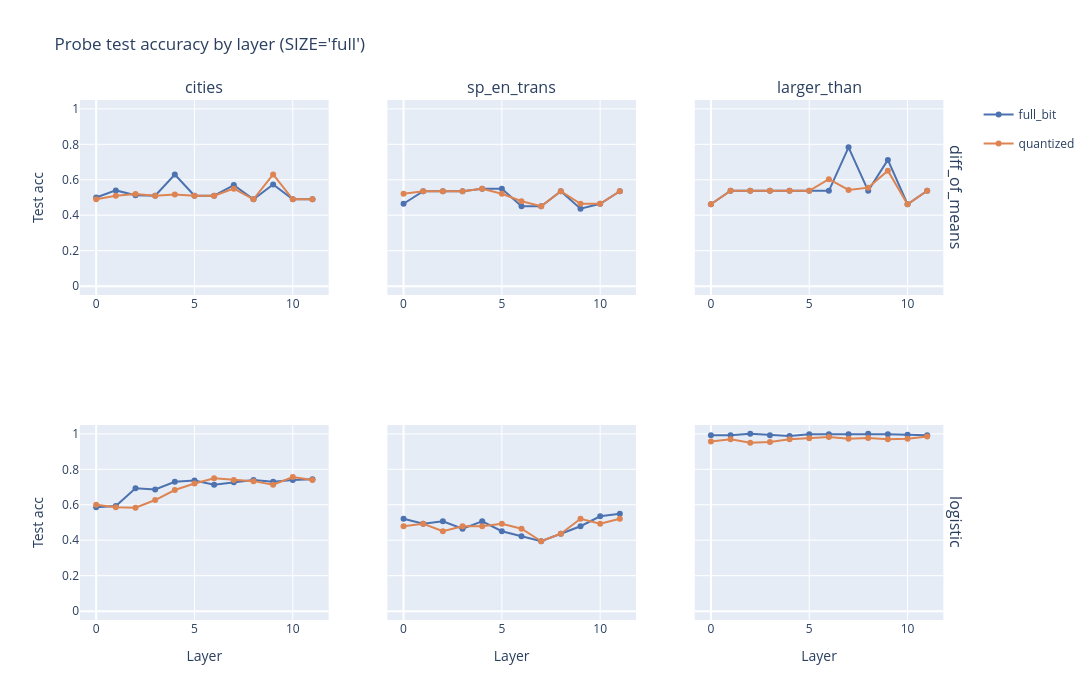

Notebook source saved alongside this figure:
### Markdown cell above
## Layer sweep: test accuracy by layer, model variant, probe type

Grid of `probe_type` (rows) x `dataset` (columns); each panel plots test accuracy against
layer for both model variants.

### Code cell
variant_colors = {"full_bit": "#4c72b0", "quantized": "#dd8452"}

fig = make_subplots(
    rows=len(probe_types),
    cols=len(DATASET_NAMES),
    subplot_titles=[f"{d}" for d in DATASET_NAMES] * 1,
    row_titles=probe_types,
    shared_yaxes=True,
)

for row, probe_type in enumerate(probe_types, start=1):
    for col, dataset_name in enumerate(DATASET_NAMES, start=1):
        for variant_name in variant_names:
            sub = results[
                (results["probe_type"] == probe_type)
                & (results["dataset"] == dataset_name)
                & (results["model_variant"] == variant_name)
            ].sort_values("layer")
            fig.add_trace(
                go.Scatter(
                    x=sub["layer"],
                    y=sub["test_acc"],
                    mode="lines+markers",
                    name=variant_name,
                    legendgroup=variant_name,
                    showlegend=(row == 1 and col == 1),
                    line=dict(color=variant_colors[variant_name]),
                ),
                row=row,
                col=col,
            )
        fig.update_xaxes(title_text="Layer" if row == len(probe_types) else "", row=row, col=col)
        fig.update_yaxes(title_text="Test acc" if col == 1 else "", range=[-0.05, 1.05], row=row, col=col)

fig.update_layout(
    title=f"Probe test accuracy by layer (SIZE={SIZE!r})",
    height=350 * len(probe_types),
    width=350 * len(DATASET_NAMES) + 100,
)
fig.show()

### Figure 1 — Plotly figure (JSON) as saved in the notebook; plotly's stock layout.template omitted (floating-point values rounded to 4 significant figures)
{"data": [{"legendgroup": "full_bit", "line": {"color": "#4c72b0"}, "mode": "lines+markers", "name": "full_bit", "showlegend": true, "type": "scatter", "x": [0, 1, 2, 3, 4, 5, 6, 7, 8, 9, 10, 11], "xaxis": "x", "y": [0.5, 0.54, 0.5133, 0.51, 0.63, 0.51, 0.51, 0.57, 0.49, 0.5733, 0.49, 0.49], "yaxis": "y"}, {"legendgroup": "quantized", "line": {"color": "#dd8452"}, "mode": "lines+markers", "name": "quantized", "showlegend": true, "type": "scatter", "x": [0, 1, 2, 3, 4, 5, 6, 7, 8, 9, 10, 11], "xaxis": "x", "y": [0.49, 0.51, 0.52, 0.51, 0.5167, 0.51, 0.51, 0.55, 0.49, 0.63, 0.49, 0.49], "yaxis": "y"}, {"legendgroup": "full_bit", "line": {"color": "#4c72b0"}, "mode": "lines+markers", "name": "full_bit", "showlegend": false, "type": "scatter", "x": [0, 1, 2, 3, 4, 5, 6, 7, 8, 9, 10, 11], "xaxis": "x2", "y": [0.4648, 0.5352, 0.5352, 0.5352, 0.5493, 0.5493, 0.4507, 0.4507, 0.5352, 0.4366, 0.4648, 0.5352], "yaxis": "y2"}, {"legendgroup": "quantized", "line": {"color": "#dd8452"}, "mode": "lines+markers", "name": "quantized", "showlegend": false, "type": "scatter", "x": [0, 1, 2, 3, 4, 5, 6, 7, 8, 9, 10, 11], "xaxis": "x2", "y": [0.5211, 0.5352, 0.5352, 0.5352, 0.5493, 0.5211, 0.4789, 0.4507, 0.5352, 0.4648, 0.4648, 0.5352], "yaxis": "y2"}, {"legendgroup": "full_bit", "line": {"color": "#4c72b0"}, "mode": "lines+markers", "name": "full_bit", "showlegend": false, "type": "scatter", "x": [0, 1, 2, 3, 4, 5, 6, 7, 8, 9, 10, 11], "xaxis": "x3", "y": [0.4621, 0.5379, 0.5379, 0.5379, 0.5379, 0.5379, 0.5379, 0.7828, 0.5379, 0.7121, 0.4621, 0.5379], "yaxis": "y3"}, {"legendgroup": "quantized", "line": {"color": "#dd8452"}, "mode": "lines+markers", "name": "quantized", "showlegend": false, "type": "scatter", "x": [0, 1, 2, 3, 4, 5, 6, 7, 8, 9, 10, 11], "xaxis": "x3", "y": [0.4621, 0.5379, 0.5379, 0.5379, 0.5379, 0.5379, 0.6035, 0.5429, 0.5556, 0.6515, 0.4621, 0.5379], "yaxis": "y3"}, {"legendgroup": "full_bit", "line": {"color": "#4c72b0"}, "mode": "lines+markers", "name": "full_bit", "showlegend": false, "type": "scatter", "x": [0, 1, 2, 3, 4, 5, 6, 7, 8, 9, 10, 11], "xaxis": "x4", "y": [0.5867, 0.5933, 0.6933, 0.6867, 0.73, 0.7367, 0.7133, 0.7267, 0.74, 0.73, 0.74, 0.7433], "yaxis": "y4"}, {"legendgroup": "quantized", "line": {"color": "#dd8452"}, "mode": "lines+markers", "name": "quantized", "showlegend": false, "type": "scatter", "x": [0, 1, 2, 3, 4, 5, 6, 7, 8, 9, 10, 11], "xaxis": "x4", "y": [0.6, 0.5867, 0.5833, 0.6267, 0.6833, 0.72, 0.75, 0.74, 0.7333, 0.7133, 0.7567, 0.74], "yaxis": "y4"}, {"legendgroup": "full_bit", "line": {"color": "#4c72b0"}, "mode": "lines+markers", "name": "full_bit", "showlegend": false, "type": "scatter", "x": [0, 1, 2, 3, 4, 5, 6, 7, 8, 9, 10, 11], "xaxis": "x5", "y": [0.5211, 0.493, 0.507, 0.4648, 0.507, 0.4507, 0.4225, 0.3944, 0.4366, 0.4789, 0.5352, 0.5493], "yaxis": "y5"}, {"legendgroup": "quantized", "line": {"color": "#dd8452"}, "mode": "lines+markers", "name": "quantized", "showlegend": false, "type": "scatter", "x": [0, 1, 2, 3, 4, 5, 6, 7, 8, 9, 10, 11], "xaxis": "x5", "y": [0.4789, 0.493, 0.4507, 0.4789, 0.4789, 0.493, 0.4648, 0.3944, 0.4366, 0.5211, 0.493, 0.5211], "yaxis": "y5"}, {"legendgroup": "full_bit", "line": {"color": "#4c72b0"}, "mode": "lines+markers", "name": "full_bit", "showlegend": false, "type": "scatter", "x": [0, 1, 2, 3, 4, 5, 6, 7, 8, 9, 10, 11], "xaxis": "x6", "y": [0.9924, 0.9924, 1.0, 0.9924, 0.9874, 0.9975, 0.9975, 0.9975, 1.0, 0.9975, 0.9949, 0.9924], "yaxis": "y6"}, {"legendgroup": "quantized", "line": {"color": "#dd8452"}, "mode": "lines+markers", "name": "quantized", "showlegend": false, "type": "scatter", "x": [0, 1, 2, 3, 4, 5, 6, 7, 8, 9, 10, 11], "xaxis": "x6", "y": [0.9571, 0.9697, 0.9495, 0.9545, 0.9697, 0.9747, 0.9823, 0.9722, 0.9773, 0.9697, 0.9722, 0.9848], "yaxis": "y6"}], "layout": {"annotations": [{"font": {"size": 16}, "showarrow": false, "text": "cities", "x": 0.1411, "xanchor": "center", "xref": "paper", "y": 1, "yanchor": "bottom", "yref": "paper"}, {"font": {"size": 16}, "showarrow": false, "text": "sp_en_trans", "x": 0.49, "xanchor": "center", "xref": "paper", "y": 1, "yanchor": "bottom", "yref": "paper"}, {"font": {"size": 16}, "showarrow": false, "text": "larger_than", "x": 0.8389, "xanchor": "center", "xref": "paper", "y": 1, "yanchor": "bottom", "yref": "paper"}, {"font": {"size": 16}, "showarrow": false, "text": "diff_of_means", "textangle": 90, "x": 0.98, "xanchor": "left", "xref": "paper", "y": 0.8125, "yanchor": "middle", "yref": "paper"}, {"font": {"size": 16}, "showarrow": false, "text": "logistic", "textangle": 90, "x": 0.98, "xanchor": "left", "xref": "paper", "y": 0.1875, "yanchor": "middle", "yref": "paper"}], "height": 700, "title": {"text": "Probe test accuracy by layer (SIZE='full')"}, "width": 1150, "xaxis": {"anchor": "y", "domain": [0, 0.2822], "title": {"text": ""}}, "xaxis2": {"anchor": "y2", "domain": [0.3489, 0.6311], "title": {"text": ""}}, "xaxis3": {"anchor": "y3", "domain": [0.6978, 0.98], "title": {"text": ""}}, "xaxis4": {"anchor": "y4", "domain": [0, 0.2822], "title": {"text": "Layer"}}, "xaxis5": {"anchor": "y5", "domain": [0.3489, 0.6311], "title": {"text": "Layer"}}, "xaxis6": {"anchor": "y6", "domain": [0.6978, 0.98], "title": {"text": "Layer"}}, "yaxis": {"anchor": "x", "domain": [0.625, 1], "range": [-0.05, 1.05], "title": {"text": "Test acc"}}, "yaxis2": {"anchor": "x2", "domain": [0.625, 1], "matches": "y", "range": [-0.05, 1.05], "showticklabels": false, "title": {"text": ""}}, "yaxis3": {"anchor": "x3", "domain": [0.625, 1], "matches": "y", "range": [-0.05, 1.05], "showticklabels": false, "title": {"text": ""}}, "yaxis4": {"anchor": "x4", "domain": [0, 0.375], "range": [-0.05, 1.05], "title": {"text": "Test acc"}}, "yaxis5": {"anchor": "x5", "domain": [0, 0.375], "matches": "y4", "range": [-0.05, 1.05], "showticklabels": false, "title": {"text": ""}}, "yaxis6": {"anchor": "x6", "domain": [0, 0.375], "matches": "y4", "range": [-0.05, 1.05], "showticklabels": false, "title": {"text": ""}}}}
